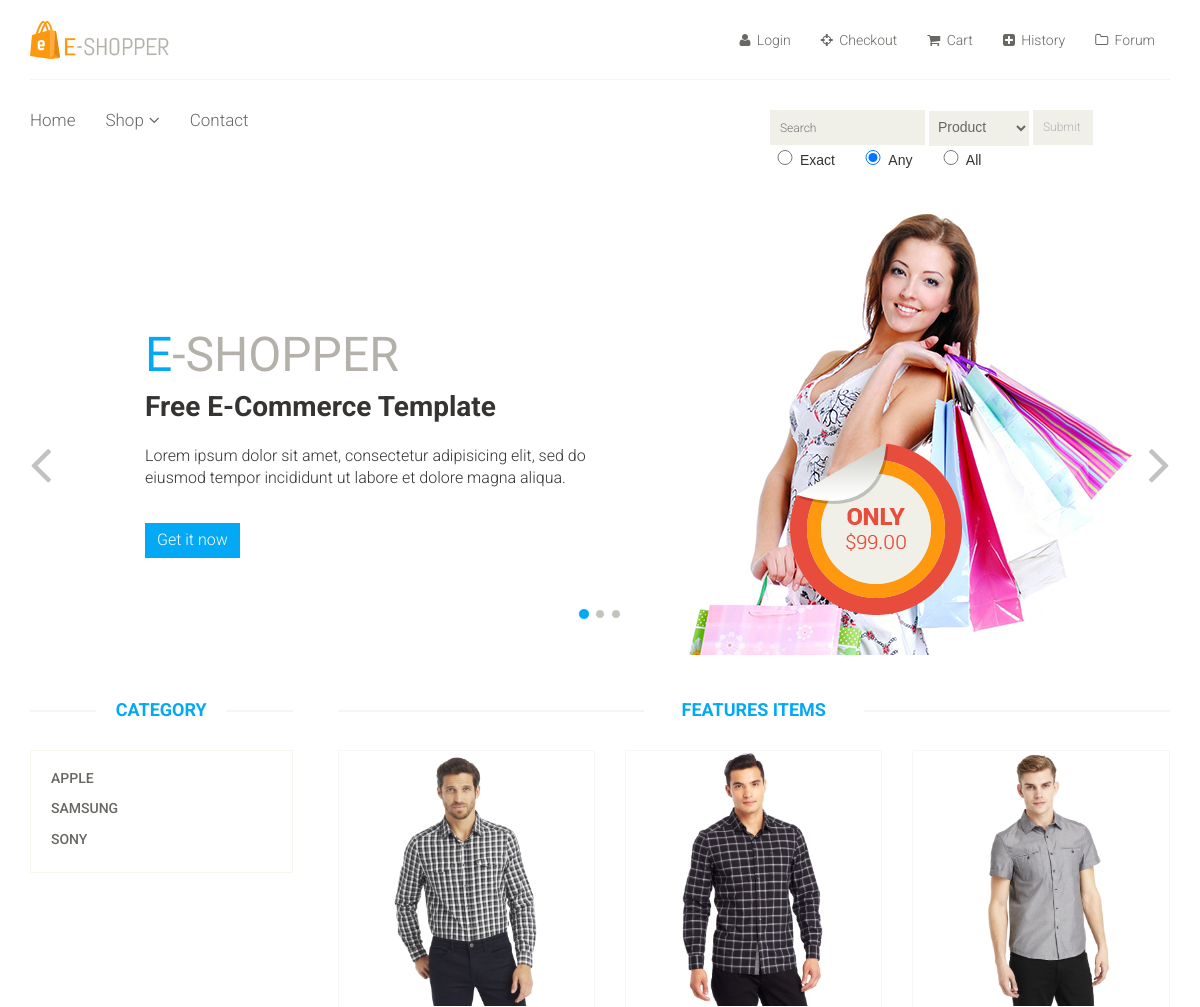
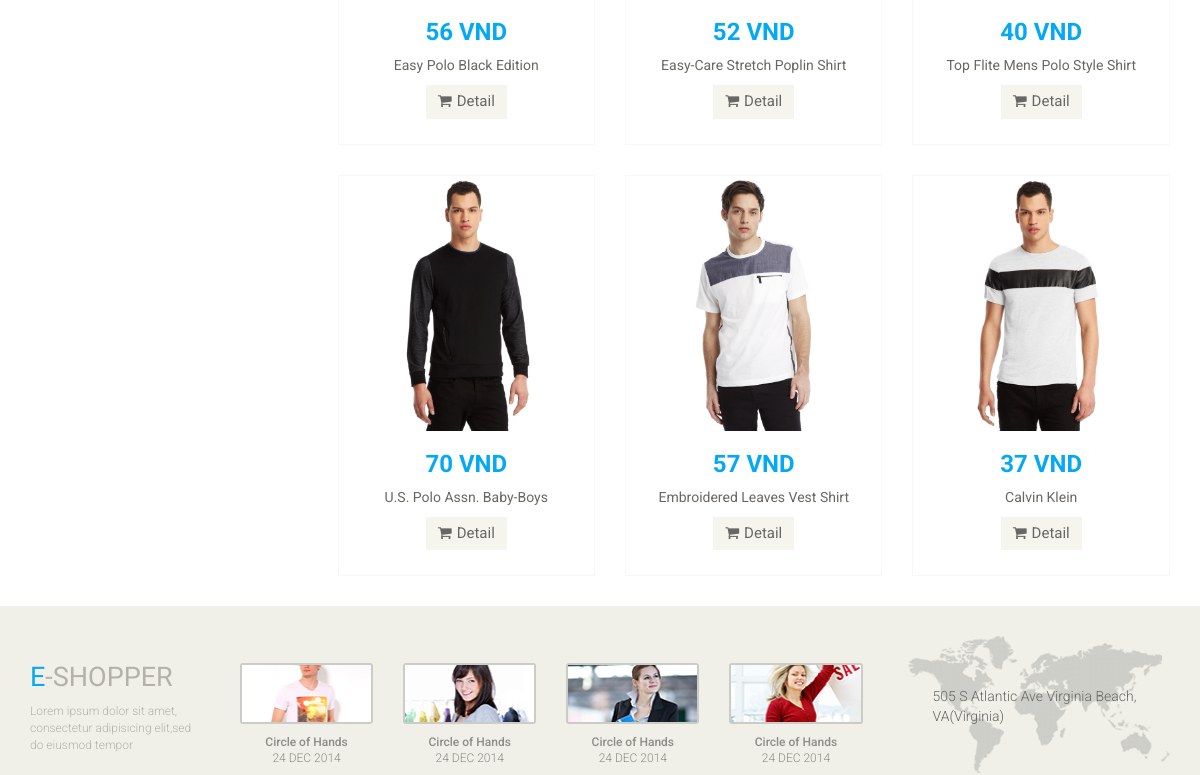
Before: / (upper part) with the older database file (2 pictures, top to bottom).
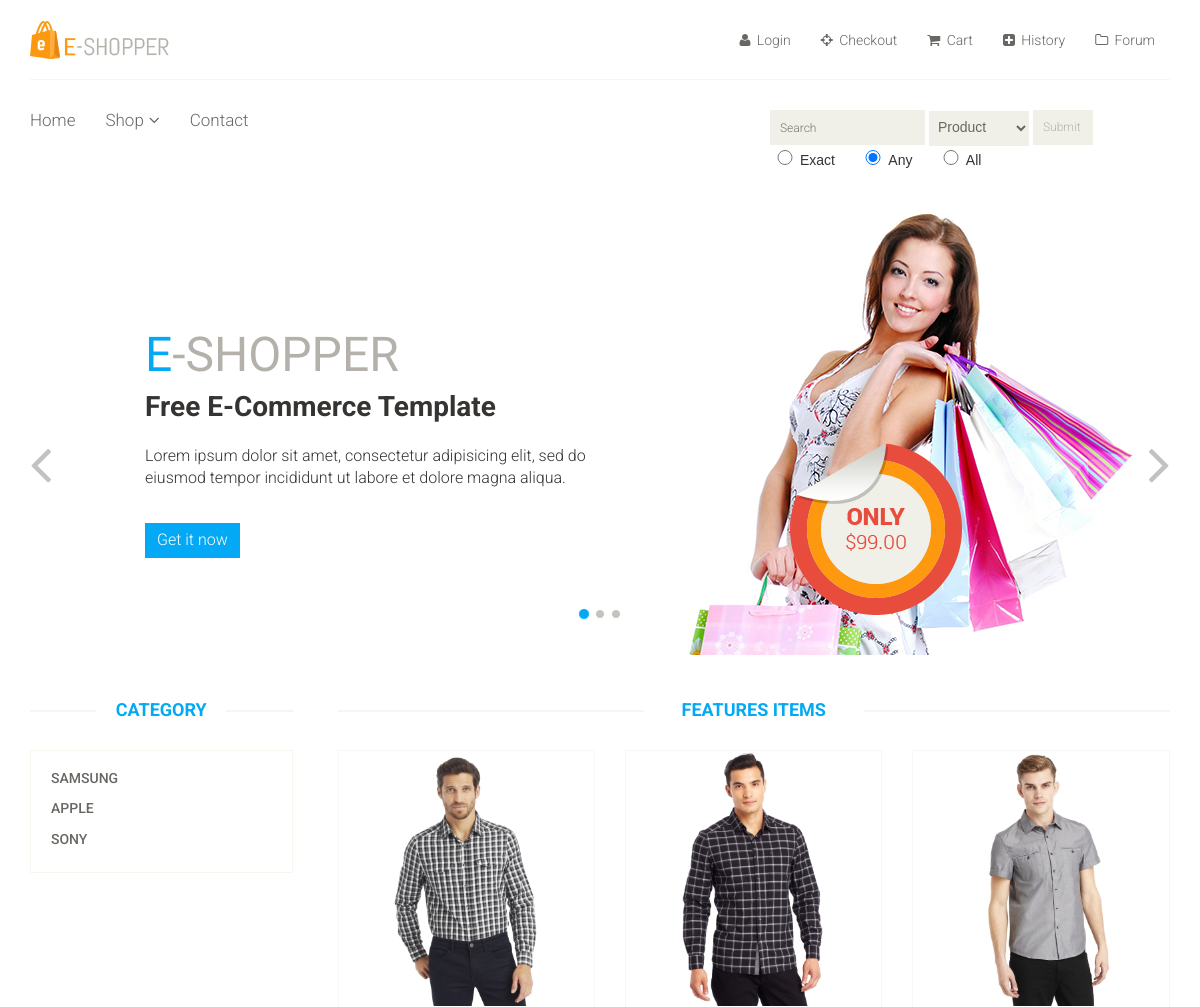
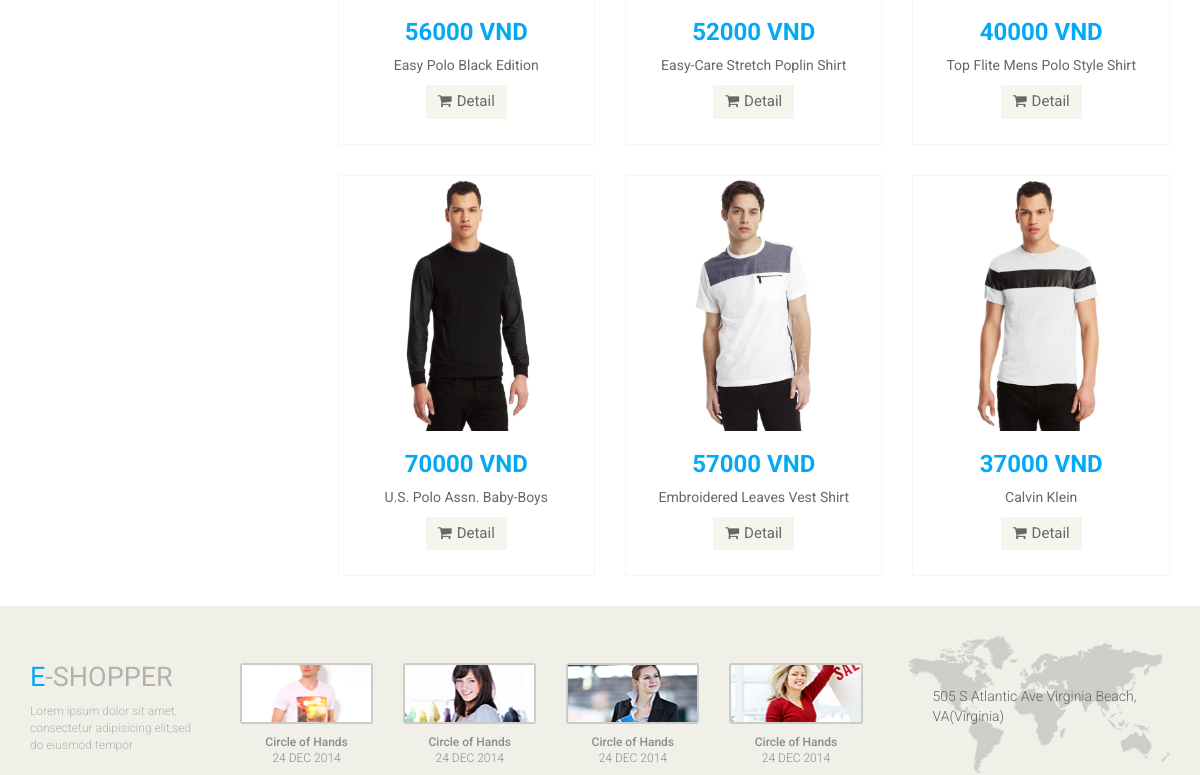
After: the same page with the newer database file (2 pictures, top to bottom).
### tables this page shows
CREATE TABLE IF NOT EXISTS `category` (
  `ID` int(11) NOT NULL,
  `Name` varchar(15) NOT NULL
);

CREATE TABLE IF NOT EXISTS `item` (
  `ID` int(11) NOT NULL,
  `Name` varchar(45) DEFAULT NULL,
  `price` int(11) DEFAULT NULL,
  `image` varchar(100) DEFAULT NULL,
  `category` int(11) NOT NULL,
  `Detail` varchar(1000) NOT NULL
);

### index.php (the view, shortened to what this page needs)
<?php
	include("header.php");
?>
<body>
	<section id='slider'>
		<div class='container'>
			<div class='row'>
				<div class='col-sm-12'>
					<div id='slider-carousel' class='carousel slide' data-ride='carousel'>
						<ol class='carousel-indicators'>
							<li data-target='#slider-carousel' data-slide-to='0' class='active'></li>
							<li data-target='#slider-carousel' data-slide-to='1'></li>
							<li data-target='#slider-carousel' data-slide-to='2'></li>
						</ol>
						<div class='carousel-inner'>
							<div class='item active'>
								<div class='col-sm-6'>
									<h1><span>E</span>-SHOPPER</h1>
									<h2>Free E-Commerce Template</h2>
									<p>Lorem ipsum dolor sit amet, consectetur adipisicing elit, sed do eiusmod tempor incididunt ut labore et dolore magna aliqua. </p>
									<button type='button' class='btn btn-default get'>Get it now</button>
								</div>
								<div class='col-sm-6'>
									<img src='images/home/girl1.jpg' class='girl img-responsive' alt='' />
									<img src='images/home/pricing.png'  class='pricing' alt='' />
								</div>
							</div>
						</div>
						<a href='#slider-carousel' class='left control-carousel hidden-xs' data-slide='prev'>
							<i class='fa fa-angle-left'></i>
						</a>
						<a href='#slider-carousel' class='right control-carousel hidden-xs' data-slide='next'>
							<i class='fa fa-angle-right'></i>
						</a>
					</div>
				</div>
			</div>
		</div>
	</section>
	<section>
		<div class='container'>
			<div class='row'>
				<?php
                    include("sidebar.php");
                ?>
				<div class='col-sm-9 padding-right'>
					<div class='features_items'>
						<h2 class='title text-center'>Features Items</h2>
						<?php
							   $sel=mysql_query("select * from item where ID <= 6");
								while($arr=mysql_fetch_array($sel))
							   {
								   echo "
								   <div class='col-sm-4'>
										<div class='product-image-wrapper'>
											<div class='single-products'>
													<div class='productinfo text-center'>
														<a href='product-details.php?index=".$arr['ID']."'  >
														   <img src=".$arr['image']." alt='' />
														</a>
														<h2>".$arr['price']." VND</h2>
														<p>".$arr['Name']."</p>
														<a href='product-details.php?index=".$arr['ID']."' class='btn btn-default add-to-cart'><i class='fa fa-shopping-cart'></i>Detail</a>
													</div>
											</div>
										</div>
									</div>";
							   }
						?>
					</div>
				</div>
			</div>
		</div>
	</section>
</body>
<?php
	include("footer.php");
?>

### sidebar.php (shortened to what this page needs)
<div class='col-sm-3'>
	<div class='left-sidebar'>
		<h2>Category</h2>
		<div class='panel-group category-products' id='accordian'>
			<?php
				$sel = mysql_query("select * from category");
				while($arr=mysql_fetch_array($sel))
				{
					$index = $arr["ID"];
                    $name = $arr["Name"];
					echo "
						<div class='panel panel-default'>
							<div class='panel-heading'>
								<h4 class='panel-title'><a href='shop.php?cat=$index&i=1'>$name</a></h4>
							</div>
						</div>
					";
				}
			?>
		</div>
	</div>
</div>

Changed rows visible on the page:
shown differently, row unchanged: category "SAMSUNG": moves up the list
changed item "Easy Polo Black Edition": price "56" → "56000"
changed item "Easy-Care Stretch Poplin Shirt": price "52" → "52000"
changed item "Top Flite Mens Polo Style Shirt": price "40" → "40000"
changed item "U.S. Polo Assn. Baby-Boys": price "70" → "70000"
changed item "Embroidered Leaves Vest Shirt": price "57" → "57000"
changed item "Calvin Klein": price "37" → "37000"
